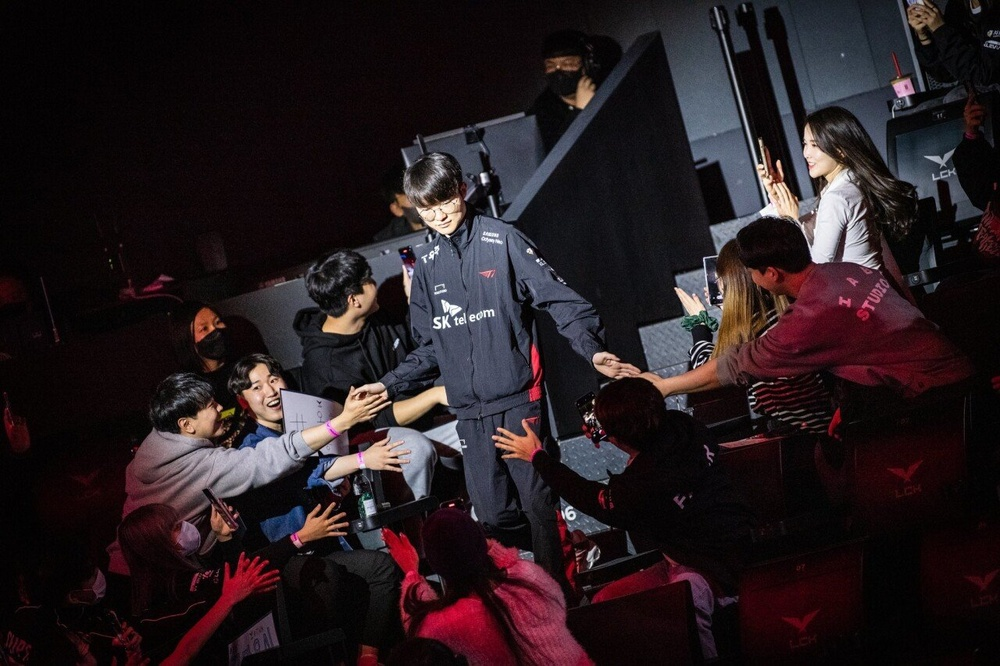
#> input picture input.jpg, 1000 x 666 px, shrunk from 1280 x 853 before the run
$ python default.py
#> lines starting #> are read from the running program, lines starting #| are printed output that depends on the picture; after the words box and inside, x2 and y2 are one past the last pixel; in counts of white or black regions, pixels touching at a corner belong together
import cv2
import numpy as np

# 이미지 불러오기
img = cv2.imread('input.jpg')
#> img is the input picture: shape (666, 1000, 3); mean B, G, R 31.3, 27.9, 38.1

# 그레이 스케일 변환
gray = cv2.cvtColor(img, cv2.COLOR_BGR2GRAY)
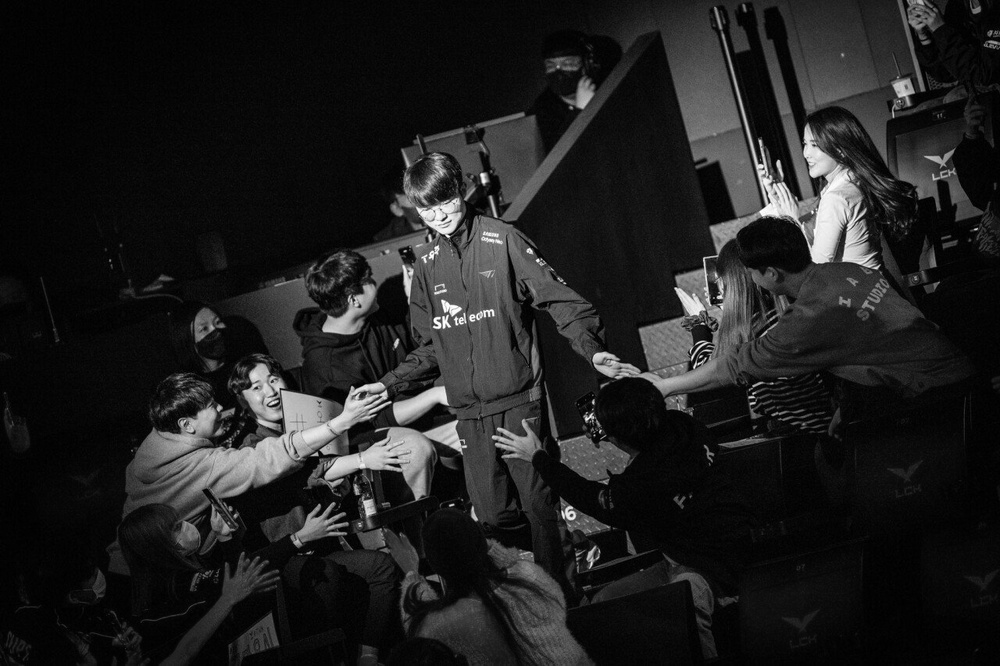
#> gray: shape (666, 1000); min 0, max 255, mean 31.4

# 블러 처리
blur = cv2.medianBlur(gray, 5)

# 경계 검출
edges = cv2.adaptiveThreshold(blur, 255, cv2.ADAPTIVE_THRESH_MEAN_C, cv2.THRESH_BINARY, 9, 9)
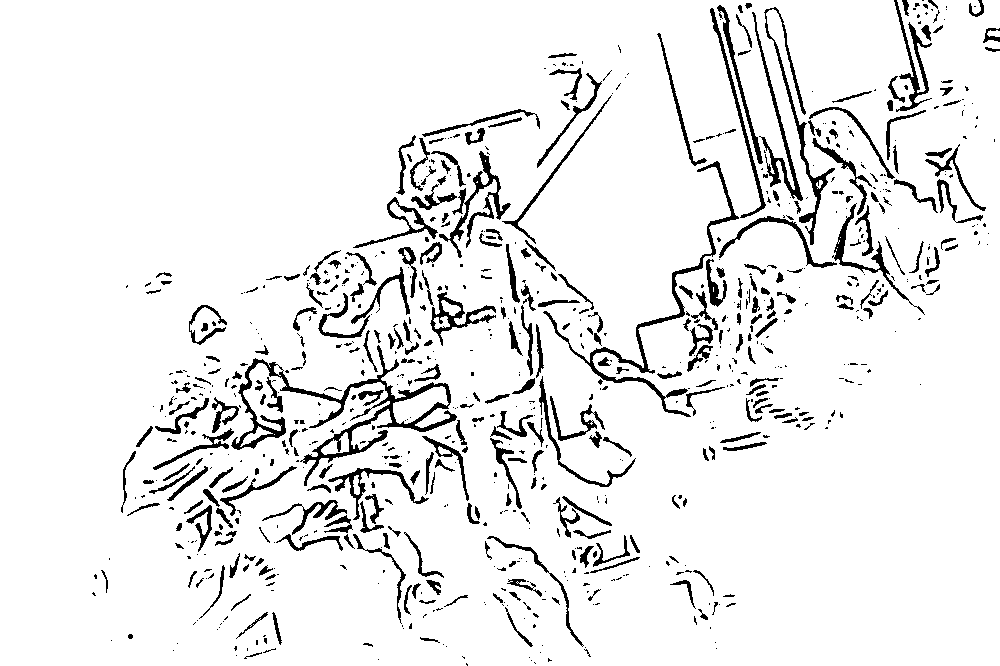
#> edges: shape (666, 1000); 92.4% white; 831 black regions (503 under 20 px), largest, box (x1, y1, x2, y2) and area: (231, 345, 457, 486) 4069, (543, 161, 739, 417) 2243, (764, 7, 835, 245) 1438

# 카툰화 처리
color = cv2.bilateralFilter(img, 9, 250, 250)
cartoon = cv2.bitwise_and(color, color, mask=edges)
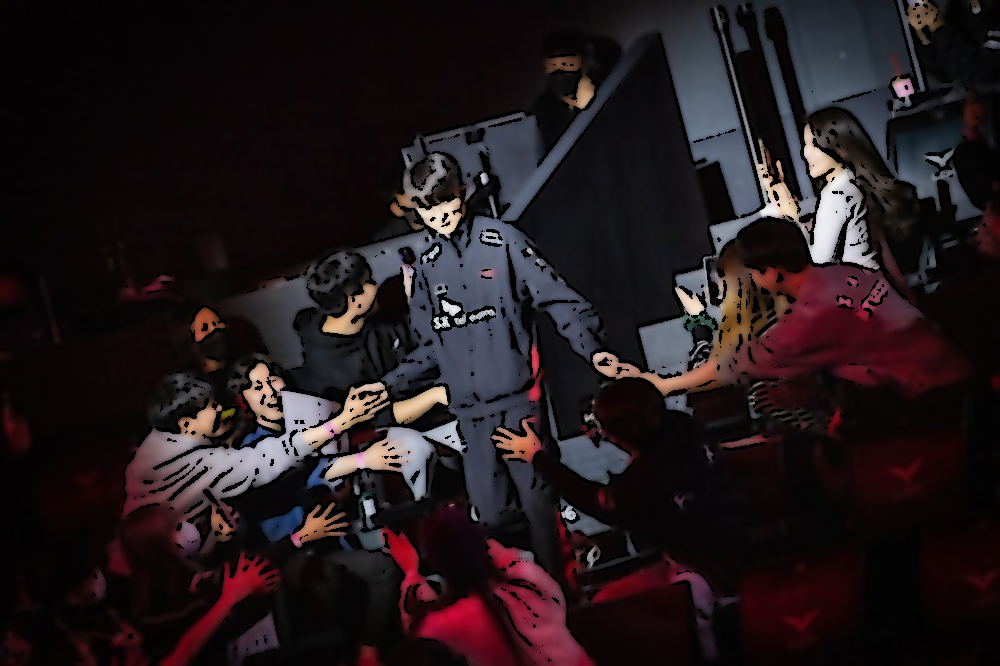
#> cartoon: shape (666, 1000, 3); mean B, G, R 27.8, 24.7, 34.1

# 결과 출력
cv2.imshow("Cartoon", cartoon)
cv2.waitKey(0)
cv2.destroyAllWindows()
